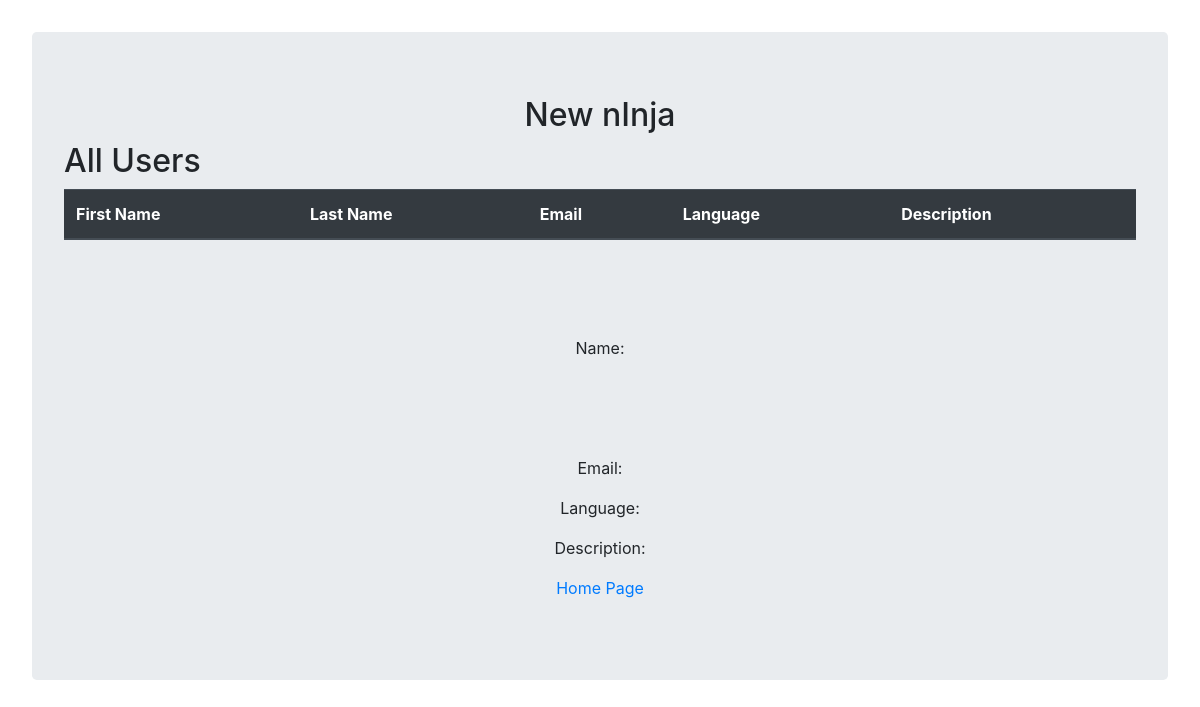
The page /allUsers on the database as committed earlier.
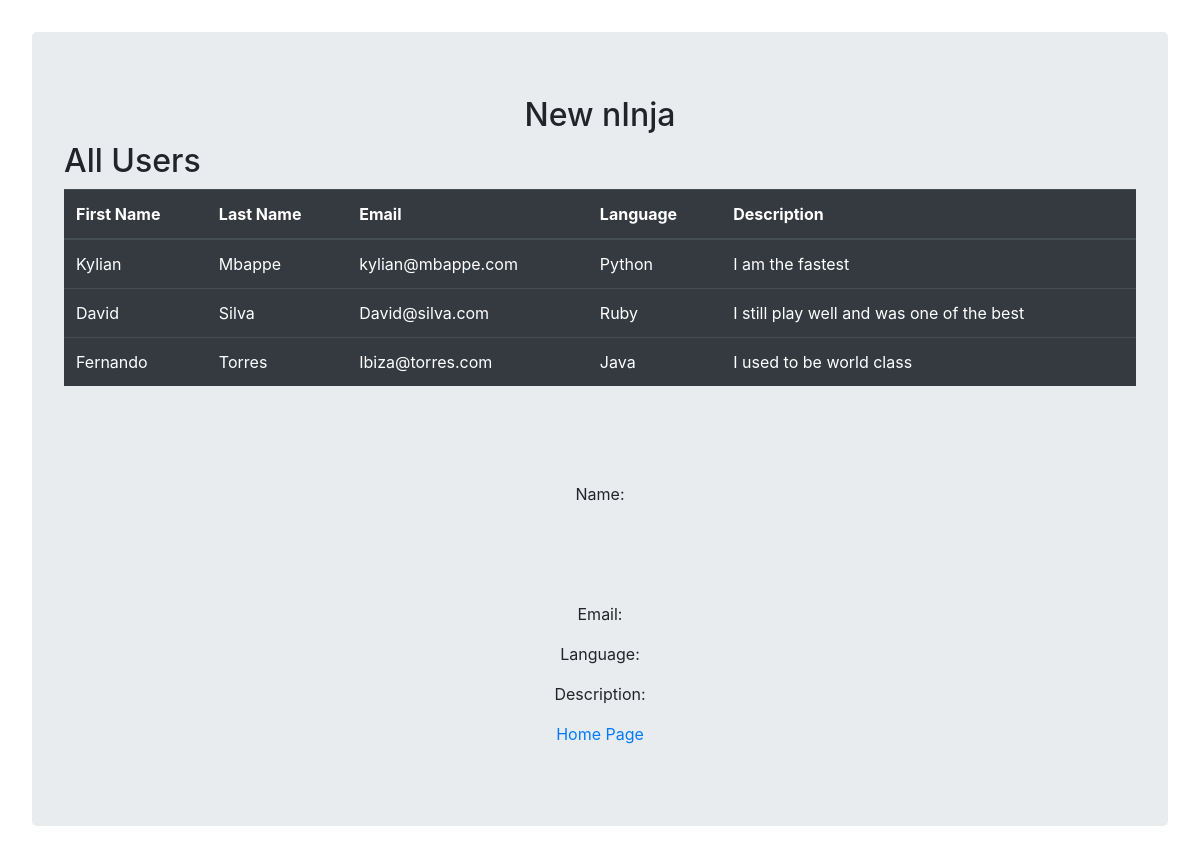
The same page on the database as committed later.
### app_level/models.py (models this page shows, shortened)
class User(models.Model):
    first_name = models.CharField(max_length=45)
    last_name = models.CharField(max_length=45)
    email = models.CharField(max_length=45)
    language = models.CharField(max_length=45)
    description = models.TextField()
    created_at = models.DateTimeField(auto_now_add=True)
    updated_at = models.DateTimeField(auto_now=True)

### app_level/views.py (the view)
# urls.py: path('allUsers', views.allUsers)
def allUsers(request):
    context = {
        'all_users': User.objects.all()
    }
    return render(request, 'results.html', context)

### app_level/templates/results.html (shortened to what this page needs)
<!DOCTYPE html>
<html lang="en">
<head>
    {% load static %} <link rel="stylesheet" href="{% static 'style.css' %}">
    <link rel="stylesheet" href="https://stackpath.bootstrapcdn.com/bootstrap/4.5.1/css/bootstrap.min.css">
</head>
<body>
    <div class="jumbotron">
        <h2 class="text-center">New nInja</h2>
        <h2>All Users</h2>
        <table class="table table-dark">
            <thead>
                <tr>
                    <th>First Name</th>
                    <th>Last Name</th>
                    <th>Email</th>
                    <th>Language</th>
                    <th>Description</th>
                </tr>
            </thead>
            <tbody>
                {% for user in all_users %}
                    <tr>
                        <td>{{user.first_name}}</td>
                        <td>{{user.last_name}}</td>
                        <td>{{user.email}}</td>
                        <td>{{user.language}}</td>
                        <td>{{user.description}}</td>
                    </tr>
                {% endfor %}
            </tbody>
        </table>
        <p class="text-center p-5 m-5">Name: {{result.first_name}} {{result.last_name}}</p>
        <p class="text-center">Email: {{result.email}}</p>
        <p class="text-center">Language: {{result.language}}</p>
        <p class="text-center">Description: {{result.description}}</p>
         <p class="text-center">  <a href="/">Home Page</a></p>
    </div>
</body>
</html>

### app_level/static/style.css (style rules this page uses)
body { padding: 2em; background-color: #eeddee; }

Rows that differ between the two databases and show on the page:
added User: first_name "Kylian", last_name "Mbappe", email "kylian@mbappe.com", language "Python", description "I am the fastest"
added User: first_name "David", last_name "Silva", email "David@silva.com", language "Ruby", description "I still play well and was one of the best"
added User: first_name "Fernando", last_name "Torres", email "Ibiza@torres.com", language "Java", description "I used to be world class"
